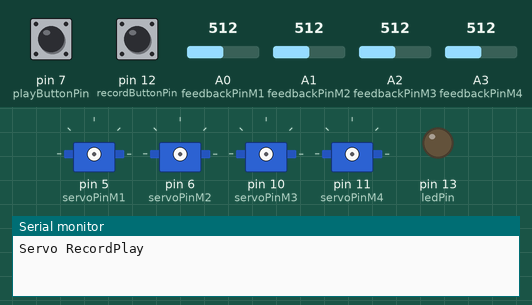
The sketch below on a simulated Arduino Uno, built with avr-gcc and run on an emulated ATmega328P. Parts: 4 × servo, output pins drawn as LEDs (lit = HIGH), the last lines printed to the serial monitor. The test bench sets the inputs (shaded band); at power-on: pin 7 (playButtonPin) HIGH, pin 12 (recordButtonPin) HIGH, A0 (feedbackPinM1) = 512, A1 (feedbackPinM2) = 512, A2 (feedbackPinM3) = 512, A3 (feedbackPinM4) = 512. EEPROM starts erased.

Above: at 1.2 s.
1.3 s: pin 7 (playButtonPin) pulled LOW for 0.15 s
2.9 s: pin 12 (recordButtonPin) pulled LOW for 0.15 s
At 3.5 s:
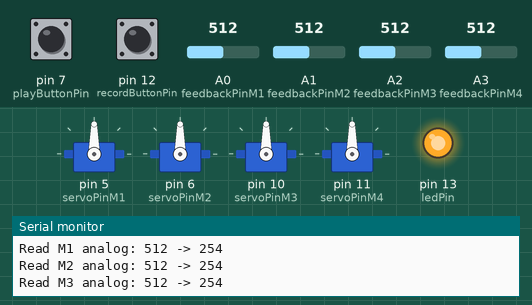
4.5 s: pin 12 (recordButtonPin) pulled LOW for 1 s
At 5.3 s:
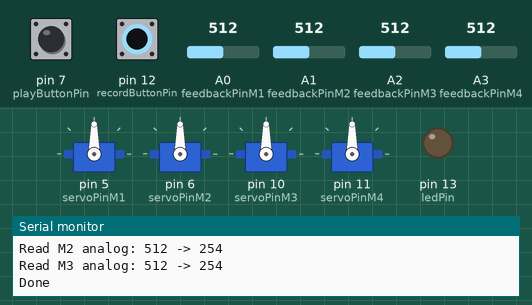
8.5 s: A0 (feedbackPinM1) set to 110
10.0 s: A0 (feedbackPinM1) set to 91
13.0 s: A1 (feedbackPinM2) set to 269
16.0 s: A1 (feedbackPinM2) set to 251
Timing chart, 0 to 21.5 s (numbered marks = the images above; inputs shaded):
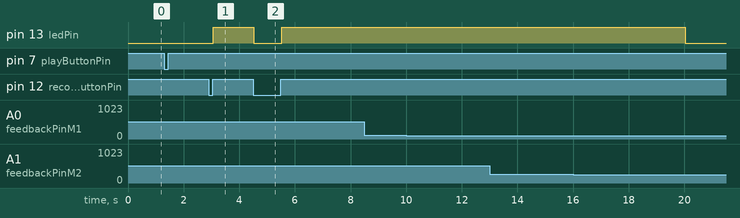

The sketch:

legsystem.ino
```cpp
// Walking Plant
// is a robotic prosthesis that amplify plant's survival instincts and
// add social emotions when interacting with people.
// firmware 0.0.1
// ref: http://www.adafruit.com/products/1404
// This sketch is a learning system for a single leg mechanism (M1 toe, M2 ankle, M3)

#include <Servo.h>
#include <EEPROM.h>

#define CALIB_MAX_M1 512
#define CALIB_MIN_M1 100

#define CALIB_MAX_M2 512
#define CALIB_MIN_M2 100

#define CALIB_MAX_M3 512
#define CALIB_MIN_M3 100

#define CALIB_MAX_M4 512
#define CALIB_MIN_M4 100

#define SAMPLE_DELAY 25 // in ms, 50ms seems good

uint8_t recordButtonPin = 12;
uint8_t playButtonPin = 7;
uint8_t ledPin = 13;

uint8_t servoPinM1 = 5;
uint8_t feedbackPinM1 = A0;

uint8_t servoPinM2 = 6;
uint8_t feedbackPinM2 = A1;

uint8_t servoPinM3 = 10;
uint8_t feedbackPinM3 = A2;

uint8_t servoPinM4 = 11;
uint8_t feedbackPinM4 = A3;

Servo m1Servo;
Servo m2Servo;
Servo m3Servo;
Servo m4Servo;


void setup() {
  Serial.begin(9600);

  // record button
  pinMode(recordButtonPin, INPUT);
  digitalWrite(recordButtonPin, HIGH);

  // play button
  pinMode(playButtonPin, INPUT);
  digitalWrite(playButtonPin, HIGH);

  // LED
  pinMode(ledPin, OUTPUT);

  // feedback pins
  pinMode(feedbackPinM1, INPUT);
  pinMode(feedbackPinM2, INPUT);
  pinMode(feedbackPinM3, INPUT);

  Serial.println("Servo RecordPlay");

  // need to do manual calibration
}

// main loop
void loop() {

  //Serial.println(analogRead(A5));
  //delay(10);

   // record new sequence
   if (! digitalRead(recordButtonPin)) {
     delay(10);
     // wait for released
     while (! digitalRead(recordButtonPin));
     delay(20);
     // OK released!
     recordServo();
   }

   // play recorded sequence
    if (! digitalRead(playButtonPin)) {
     delay(10);
     // wait for released
     while (! digitalRead(playButtonPin));
     delay(20);
     // OK released!
     playServo();
   }
}

void playServo() {
  uint16_t addr = 0;
  Serial.println("Playing");

  m1Servo.attach(servoPinM1);
  m2Servo.attach(servoPinM2);
  m3Servo.attach(servoPinM3);
  m4Servo.attach(servoPinM4);

  while (digitalRead(playButtonPin)) {
    uint8_t x = EEPROM.read(addr);
    if ((addr % 4) == 0){
      Serial.print("Read M1: "); Serial.print(x);
      if (x == 255) break;
      // map to 0-180 degrees
      x = map(x, 0, 254, 0, 180);
      Serial.print(" -> "); Serial.println(x);
      m1Servo.write(x);
    }
    if ((addr % 4) == 1){
      Serial.print("Read M2: "); Serial.print(x);
      if (x == 255) break;
      // map to 0-180 degrees
      x = map(x, 0, 254, 0, 180);
      Serial.print(" -> "); Serial.println(x);
      m2Servo.write(x);
    }
    if ((addr % 4) == 2){
      Serial.print("Read M3: "); Serial.print(x);
      if (x == 255) break;
      // map to 0-180 degrees
      x = map(x, 0, 254, 0, 180);
      Serial.print(" -> "); Serial.println(x);
      m3Servo.write(x);
    }
    if ((addr % 4) == 3){
      Serial.print("Read M4: "); Serial.print(x);
      if (x == 255) break;
      // map to 0-180 degrees
      x = map(x, 0, 254, 0, 180);
      Serial.print(" -> "); Serial.println(x);
      m4Servo.write(x);
    }
    delay(SAMPLE_DELAY);

    addr++;
    if (addr == 512) break;
  }
  Serial.println("Done");
  m1Servo.detach();
  m2Servo.detach();
  m3Servo.detach();
  m4Servo.detach();
  delay(250);
}

// record from analog inputs
void recordServo() {
  uint16_t addr = 0;

  // turn on LED
  Serial.println("Recording");
  digitalWrite(ledPin, HIGH);

  // check if button pressed (as stop recording)
  while (digitalRead(recordButtonPin)) {
     uint16_t a1 = analogRead(feedbackPinM1);
     if ((addr % 4) == 0){
       Serial.print("Read M1 analog: "); Serial.print(a1);
       if (a1 < CALIB_MIN_M1) a1 = CALIB_MIN_M1;
       if (a1 > CALIB_MAX_M1) a1 = CALIB_MAX_M1;
       a1 = map(a1, CALIB_MIN_M1, CALIB_MAX_M1, 0, 254);
       Serial.print(" -> "); Serial.println(a1);
       EEPROM.write(addr, a1);
     }
     uint16_t a2 = analogRead(feedbackPinM2);
     if ((addr % 4) == 1){
       Serial.print("Read M2 analog: "); Serial.print(a2);
       if (a2 < CALIB_MIN_M2) a2 = CALIB_MIN_M2;
       if (a2 > CALIB_MAX_M2) a2 = CALIB_MAX_M2;
       a2 = map(a2, CALIB_MIN_M2, CALIB_MAX_M2, 0, 254);
       Serial.print(" -> "); Serial.println(a2);
       EEPROM.write(addr, a2);
     }
     uint16_t a3 = analogRead(feedbackPinM3);
     if ((addr % 4) == 2){
       Serial.print("Read M3 analog: "); Serial.print(a2);
       if (a3 < CALIB_MIN_M3) a3 = CALIB_MIN_M3;
       if (a3 > CALIB_MAX_M3) a3 = CALIB_MAX_M3;
       a3 = map(a3, CALIB_MIN_M3, CALIB_MAX_M3, 0, 254);
       Serial.print(" -> "); Serial.println(a3);
       EEPROM.write(addr, a3);
     }
     uint16_t a4 = analogRead(feedbackPinM4);
     if ((addr % 4) == 3){
       Serial.print("Read M4 analog: "); Serial.print(a2);
       if (a4 < CALIB_MIN_M4) a4 = CALIB_MIN_M4;
       if (a4 > CALIB_MAX_M4) a4 = CALIB_MAX_M4;
       a4 = map(a4, CALIB_MIN_M4, CALIB_MAX_M4, 0, 254);
       Serial.print(" -> "); Serial.println(a4);
       EEPROM.write(addr, a4);
     }

     addr++;
     if (addr == 512) break;
     delay(SAMPLE_DELAY);
  }
  if (addr != 512) EEPROM.write(addr, 255);

  digitalWrite(ledPin, LOW);

  Serial.println("Done");
  delay(250);

  // note: think about a way to store the motion data externally
  //       make a buffer where it can be loaded dynamically from host computer (Raspi)
}
```

Measured:
- after the input at 2.9 s, pin 13 (ledPin): LOW → HIGH after 0.17 s
- after the input at 4.5 s, pin 13 (ledPin): HIGH → LOW at once, → HIGH 1.0 s later
